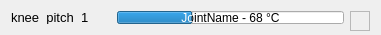
<?xml version="1.0" encoding="UTF-8"?>
<ui version="4.0">
 <class>JointBarWidget</class>
 <widget class="QWidget" name="JointBarWidget">
  <property name="geometry">
   <rect>
    <x>0</x>
    <y>0</y>
    <width>381</width>
    <height>35</height>
   </rect>
  </property>
  <property name="sizePolicy">
   <sizepolicy hsizetype="Preferred" vsizetype="Fixed">
    <horstretch>0</horstretch>
    <verstretch>0</verstretch>
   </sizepolicy>
  </property>
  <property name="minimumSize">
   <size>
    <width>300</width>
    <height>20</height>
   </size>
  </property>
  <property name="baseSize">
   <size>
    <width>0</width>
    <height>20</height>
   </size>
  </property>
  <property name="windowTitle">
   <string>Form</string>
  </property>
  <layout class="QHBoxLayout" name="horizontalLayout">
   <item>
    <widget class="QLabel" name="JointLabel">
     <property name="sizePolicy">
      <sizepolicy hsizetype="Fixed" vsizetype="Preferred">
       <horstretch>0</horstretch>
       <verstretch>0</verstretch>
      </sizepolicy>
     </property>
     <property name="minimumSize">
      <size>
       <width>100</width>
       <height>0</height>
      </size>
     </property>
     <property name="font">
      <font>
       <pointsize>10</pointsize>
      </font>
     </property>
     <property name="cursor">
      <cursorShape>PointingHandCursor</cursorShape>
     </property>
     <property name="text">
      <string>knee_pitch_1</string>
     </property>
    </widget>
   </item>
   <item>
    <widget class="QProgressBar" name="ValueBar">
     <property name="minimum">
      <number>25</number>
     </property>
     <property name="value">
      <number>50</number>
     </property>
     <property name="textVisible">
      <bool>true</bool>
     </property>
     <property name="invertedAppearance">
      <bool>false</bool>
     </property>
     <property name="format">
      <string notr="true">JointName - 68 °C</string>
     </property>
    </widget>
   </item>
   <item>
    <widget class="QFrame" name="StatusFrame">
     <property name="sizePolicy">
      <sizepolicy hsizetype="Fixed" vsizetype="Fixed">
       <horstretch>0</horstretch>
       <verstretch>0</verstretch>
      </sizepolicy>
     </property>
     <property name="minimumSize">
      <size>
       <width>20</width>
       <height>20</height>
      </size>
     </property>
     <property name="frameShape">
      <enum>QFrame::StyledPanel</enum>
     </property>
     <property name="frameShadow">
      <enum>QFrame::Raised</enum>
     </property>
    </widget>
   </item>
  </layout>
 </widget>
 <resources/>
 <connections/>
</ui>
